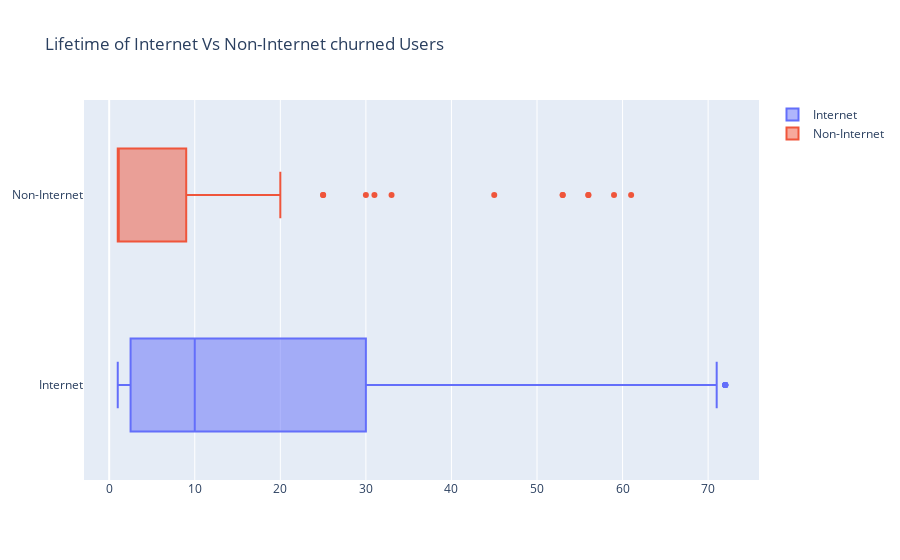

Source (notebook cell):
### Markdown cell above
### 2.2 Internet Vs Non-Internet (Chunred users)

### Code cell
group_1 = go.Box(
    x=churned_internet_users['tenure'],
    name="Internet")

# Get active users without the internet
group_2 = go.Box(
    x=churned_users[~churned_users.isin(churned_internet_users)].dropna()['tenure'],
    name="Non-Internet")

info = [group_1, group_2]
title = "Lifetime of Internet Vs Non-Internet churned Users"
iplot({
            "data": info, 
            "layout": {
                "title": title
            }
     })

### Figure 1 — Plotly figure (JSON) as saved in the notebook; plotly's stock layout.template omitted (floating-point values rounded to 4 significant figures; data arrays with more than 128 entries replaced by an {"elided": "..."} marker saying what was removed)
{"data": [{"name": "Internet", "type": "box", "x": {"elided": "1756 int values"}}, {"name": "Non-Internet", "type": "box", "x": [1, 5, 59, 11, 1, 1, 61, 12, 7, 8, 2, 1, 1, 12, 7, 1, 1, 15, 1, 4, 1, 1, 8, 1, 18, 4, 1, 1, 31, 1, 1, 1, 1, 25, 1, 1, 1, 15, 1, 3, 1, 1, 1, 11, 1, 16, 4, 9, 1, 20, 2, 2, 3, 25, 1, 1, 1, 1, 1, 9, 3, 56, 1, 3, 15, 1, 1, 1, 1, 2, 1, 11, 53, 53, 3, 1, 5, 1, 45, 11, 7, 8, 6, 15, 1, 1, 1, 1, 1, 1, 1, 1, 1, 17, 1, 1, 2, 5, 1, 33, 5, 3, 2, 1, 30, 1, 1, 1, 16, 1, 1, 56, 1]}], "layout": {"title": {"text": "Lifetime of Internet Vs Non-Internet churned Users"}}}
